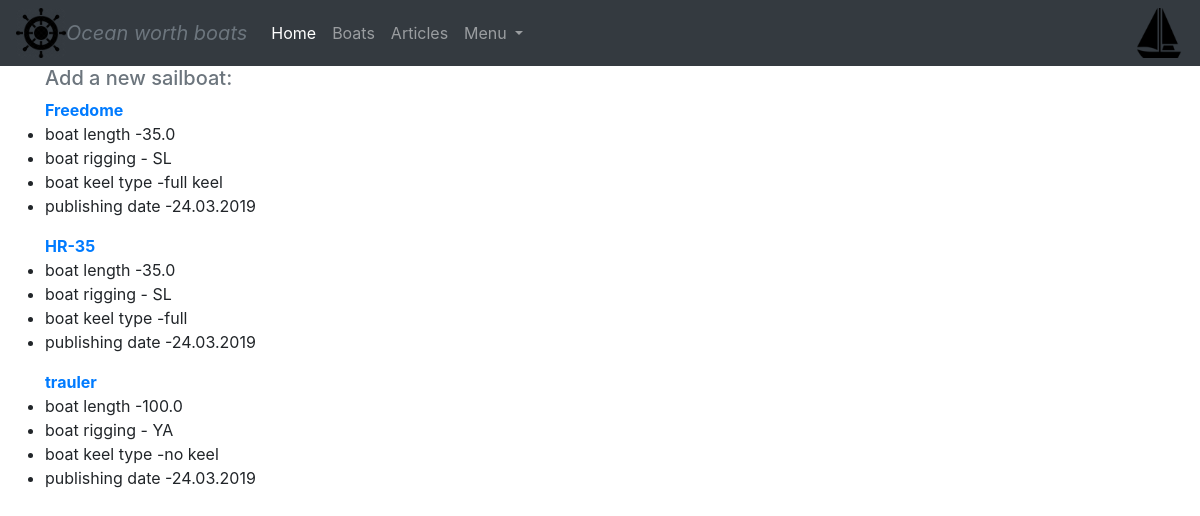
/boats/, run on an earlier commit of the app's database.
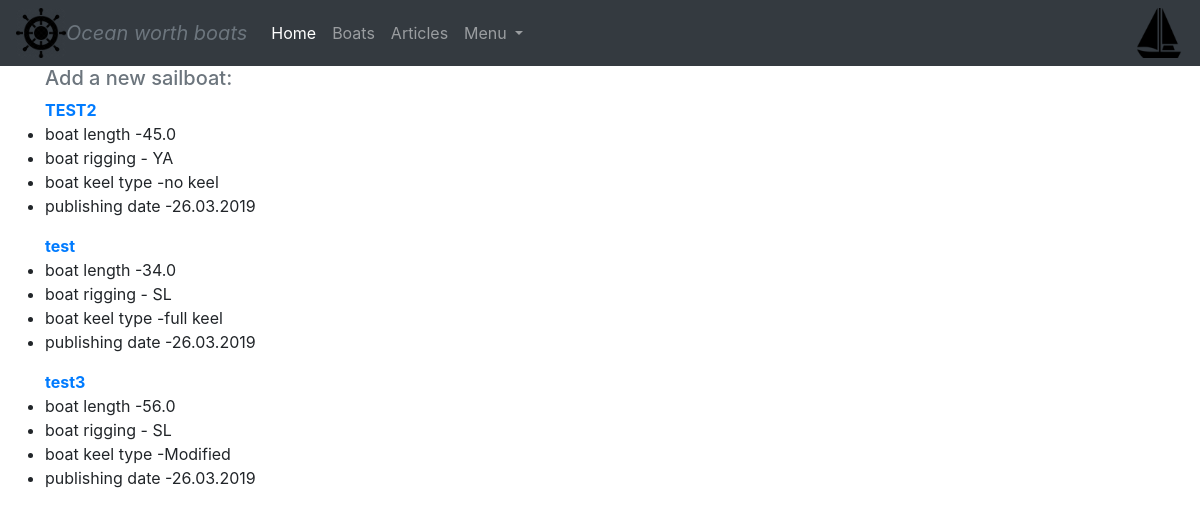
And on a later commit of the database.
### boats/models.py (models this page shows, shortened)
class BoatModel(models.Model):
    SLOOP = "SL"
    KETCH = "KE"
    YAWL = "YA"
    CAT_KETCH = "CK"
    CHOICES = (
        (SLOOP, "Sloop"),
        (KETCH, "Ketch"),
        (YAWL, "Yawl"),
        (CAT_KETCH, "Cat Ketch"),
    )
    boat_name = models.CharField(max_length=50, unique=True, db_index=True, verbose_name="Boat model", help_text="Please input boat model")
    boat_length = models.FloatField(null=False, blank=False, verbose_name="Boat water-line length", help_text="Please input boat water-line length", )
    boat_description = models.TextField(blank=True, verbose_name="Boat description", help_text="Please describe the boat")
    boat_mast_type = models.CharField(max_length=10, choices=CHOICES, default=SLOOP, verbose_name="Boat rigging type", help_text="Please input boat rigging type")
    boat_price = models.PositiveSmallIntegerField(verbose_name="price of the boat", help_text="Please input boat price", )
    boat_country_of_origin = models.CharField(max_length=20, verbose_name="Boat country of origin", help_text="Please specify boat's country of origin")
    boat_sailboatdata_link = models.URLField(max_length=100, blank=True, verbose_name="URL to Sailboatdata", help_text="Please type in URL to Sailboatdata page for this boat")
    boat_keel_type = models.CharField(max_length=50, verbose_name="Boat keel type", help_text="Please specify boat's keel type")
    boat_publish_date = models.DateTimeField(auto_now_add=True)
    boat_primary_photo = models.ImageField(upload_to="photos/", blank=False, verbose_name='Boat primary photo', help_text="Please attach a primary photo of the boat")
    class Meta:
        verbose_name = "Boats primary data"
        verbose_name_plural = "Boats primary data"
        ordering = ["boat_name"]

### boats/views.py (the view)
# urls.py: path("boats/", boat_view, name="boats"),
def boat_view(request):
    boats = BoatModel.objects.all()
    images = BoatImage.objects.all()
    context = {"boats": boats, "images": images}
    return render(request, "boats.html", context)

### templates/boats.html (shortened to what this page needs)
{% extends 'base.html' %}
{% load bootstrap4 %}
{% block content %}
    <div class="container ">
    <h5><a class="text-muted  " href="{% url "boats:boat_create" %}">Add a new sailboat:</a></h5>
    </div>
    {% for boat in boats %}
        <div class="container ">
            <strong><a href="{% url "boats:boat_detail" boat.pk %}">{{ boat.boat_name }}</a> </strong><br>
            <div class="row">
            <ul class = "col-md-auto" >
                <li> boat length -{{ boat.boat_length }}</li>
                <li>boat rigging - {{ boat.boat_mast_type }}</li>
                <li> boat keel type -{{ boat.boat_keel_type }}</li>
                <li>publishing date -{{ boat.boat_publish_date|date:"SHORT_DATE_FORMAT"}}</li>
                </ul>
        </div>
        </div>
    {%  endfor %}
{% endblock content%}

### templates/base.html (shortened to what this page needs)
{% load bootstrap4 %}
{%  load static %}
<!doctype html>
<html lang="en">
<head>
    <link rel="stylesheet" href="https://maxcdn.bootstrapcdn.com/bootstrap/4.0.0/css/bootstrap.min.css">
</head>
<body>
<div >
    <nav class="navbar navbar-expand-lg navbar navbar-dark bg-dark">
        <img height=50 width=50 src="{% static "boats/5.png" %}" alt="boat image">
        <em><a class="navbar-brand text-muted "  href="#"> Ocean worth boats</a></em>
        <div class="collapse navbar-collapse" id="navbarNavDropdown">
            <ul class="navbar-nav">
                <li class="nav-item active">
                    <a class="nav-link" href="{% url "boats:index" %}">Home <span class="sr-only">(current)</span></a>
                </li>
                <li class="nav-item">
                    <a class="nav-link" href="{% url "boats:boats" %}">Boats</a>
                </li>
                <li class="nav-item">
                    <a class="nav-link" href="{% url "articles:articles_main" %}">Articles</a>
                </li>
                <li class="nav-item dropdown">
                    <a class="nav-link dropdown-toggle" href="#" id="navbarDropdownMenuLink" data-toggle="dropdown" aria-haspopup="true" aria-expanded="false">
                        Menu
                    </a>
                </li>
            </ul>
        </div>
        <img height=50 width=50 src="{% static "boats/1.png" %}" alt="boat image">
    </nav>
</div>
{% block content %}
{% endblock content %}
</body>
</html>

What changed in the data, as far as the page shows it:
removed BoatModel: boat_name "trauler", boat_length "100.0", boat_mast_type "YA", boat_keel_type "no keel", boat_publish_date "24.03.2019"
changed BoatModel: boat_name "Freedome" → "TEST2"; boat_length "35.0" → "45.0"; boat_mast_type "SL" → "YA"; boat_keel_type "full keel" → "no keel"; boat_publish_date "24.03.2019" → "26.03.2019"
changed BoatModel: boat_name "HR-35" → "test"; boat_length "35.0" → "34.0"; boat_keel_type "full" → "full keel"; boat_publish_date "24.03.2019" → "26.03.2019"
added BoatModel: boat_name "test3", boat_length "56.0", boat_mast_type "SL", boat_keel_type "Modified", boat_publish_date "26.03.2019"
